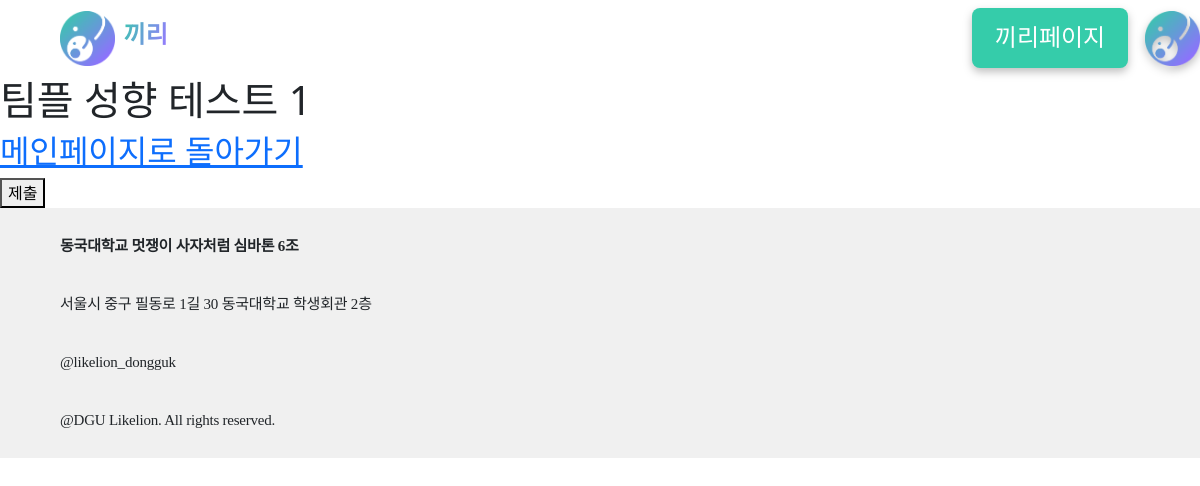
The app's page /teamtest1/ (signed in), older data.
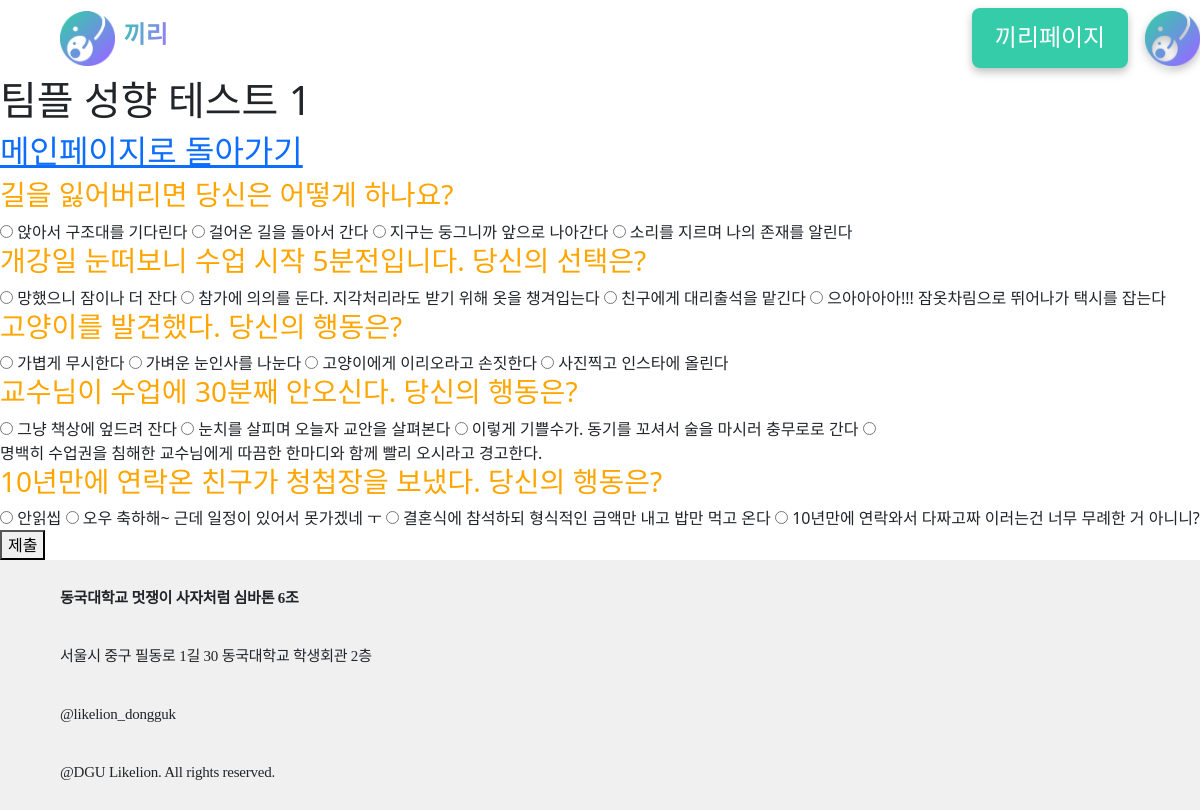
The same page, newer data.
### main/models.py (models this page shows, shortened)
class Question(models.Model):
    question_text = models.CharField(max_length=200)

class Choice(models.Model):
    question = models.ForeignKey(Question, on_delete=models.CASCADE)
    choice_text = models.CharField(max_length=200)
    score = models.IntegerField()

### main/views.py (the view)
# urls.py: path('teamtest1/', teamtest1, name="teamtest1"),
def teamtest1(request):
    if request.method == 'POST':
        scores = {}
        for question in Question.objects.all():
            choice_id = int(request.POST.get(f'question_{question.id}'))
            choice = Choice.objects.get(id=choice_id)
            scores[choice.question.id] = scores.get(choice.question.id, 0) + choice.score
        result = teamtest2(scores)
        test_result = TestResult.objects.create(result_text=result['result_text'], personality_type=result['personality_type'])
        return render(request, 'main/teamtest2.html', {'result': result})
    else:
        questions = Question.objects.all()
        context = {'questions': questions}
        return render(request, 'main/teamtest1.html', context)

### main/templates/main/teamtest1.html (shortened to what this page needs)
{% extends 'base.html' %}
{% load static %}
{% block content %}
<h1>팀플 성향 테스트 1</h1>
<h2><a href = "{% url 'main:mainpage' %}">메인페이지로 돌아가기</a></h2>
<form action="{% url 'main:teamtest1' %}" method="post">
    {% for question in questions %}
        <h3>{{ question.question_text }}</h3>
        {% for choice in question.choice_set.all %}
        <input type="radio" name="question_{{ question.id }}" value="{{ choice.id }}" required>
        <label>{{ choice.choice_text }}</label>
        {% endfor %}
    {% endfor %}
    <button type="submit">제출</button>
</form>
{% endblock %}

### ggiri_pj/templates/base.html (shortened to what this page needs)
<!DOCTYPE html>
{% load static %}
<html lang="ko">
  <head>
    <link
      href="https://cdn.jsdelivr.net/npm/bootstrap@5.1.3/dist/css/bootstrap.min.css"
      rel="stylesheet"
    />
    <link
      rel="stylesheet"
      type="text/css"
      href="{% static 'css/project.css' %}"
    />
    <link
      rel="stylesheet"
      type="text/css"
      href="{% static 'css/firstpage.css' %}"
    />
  </head>
  <body>
    {% include 'shared/_navbar.html' %}
    {% block content %}{% endblock %}
    <div class="footer">
      <section class="item-title">
        동국대학교 멋쟁이 사자처럼 심바톤 6조
      </section>
      <section class="item-content">
        <br />서울시 중구 필동로 1길 30 동국대학교 학생회관 2층<br /><br />@likelion_dongguk<br /><br />@DGU
        Likelion. All rights reserved.
      </section>
    </div>
  </body>
</html>

### ggiri_pj/templates/shared/_navbar.html
<div class="navbar">
  <section class="button0">
    <a class="link1" href="{% url 'main:mainpage' %}"><img src="../../static/images/끼리로고.png" /></a>
    <h1>끼리</h1>
  </section>
  {% if user.is_authenticated %}
    <section class="button1">
      <a class="link1" href="#">끼리페이지</a>
      <img src="../../static/images/끼리로고.png" />
    </section>
  {% endif %}
</div>

### ggiri_pj/static/css/project.css (style rules this page uses)
.footer { width: 100%; height: 250px; background: rgba(217, 217, 217, 0.4); display: flex; flex-direction: column; justify-content: center; padding-left: 5%; }
.item-title { font-family: "Montserrat"; font-style: normal; font-weight: 700; font-size: 15px; line-height: 29px; display: flex; align-items: center; letter-spacing: -0.015em; }
.item-content { font-family: "Montserrat"; font-style: normal; font-weight: 300; font-size: 15px; line-height: 29px; display: flex; align-items: center; letter-spacing: -0.015em; }
.navbar { display: flex; padding-left: 5%; justify-content: space-between; }
.button0 { display: flex; width: 50%; align-items: center; }
.navbar .button0 img { display: flex; width: 55px; height: 55px; left: 92px; top: 16px; }
.navbar .button0 h1 { font-family: "Inter"; font-style: normal; font-weight: 600; font-size: 24px; line-height: 29px; background: linear-gradient(109.12deg, #35ccaa -10.9%, #9779ff 98.02%); -webkit-background-clip: text; -webkit-text-fill-color: transparent; background-clip: text; text-fill-color: transparent; margin-left: 1.5%; }
.button1 { width: 20%; display: flex; justify-content: space-between; align-items: center; }
.navbar .button1 a { filter: drop-shadow(0px 4px 4px rgba(0, 0, 0, 0.25)); background: #35ccaa; border-radius: 8px; font-family: "Noto Sans KR"; font-style: normal; font-weight: 500; font-size: 24px; line-height: 24px; padding: 0% 10%; display: flex; align-items: center; text-align: center; color: #ffffff; text-decoration: none; height: 60px; }
.navbar .button1 img { filter: drop-shadow(0px 4px 4px rgba(0, 0, 0, 0.25)); border: 1px solid linear-gradient(109.12deg, #35ccaa -10.9%, #9779ff 98.02%); display: flex; width: 55px; height: 55px; }
h3 { color: orange; }

Row changes from the older to the newer data that the page shows:
added Question: question_text "길을 잃어버리면 당신은 어떻게 하나요?"
added Choice: choice_text "앉아서 구조대를 기다린다", shown under "길을 잃어버리면 당신은 어떻게 하나요?"
added Choice: choice_text "걸어온 길을 돌아서 간다", shown under "길을 잃어버리면 당신은 어떻게 하나요?"
added Choice: choice_text "지구는 둥그니까 앞으로 나아간다", shown under "길을 잃어버리면 당신은 어떻게 하나요?"
added Choice: choice_text "소리를 지르며 나의 존재를 알린다", shown under "길을 잃어버리면 당신은 어떻게 하나요?"
added Question: question_text "개강일 눈떠보니 수업 시작 5분전입니다. 당신의 선택은?"
added Choice: choice_text "망했으니 잠이나 더 잔다", shown under "개강일 눈떠보니 수업 시작 5분전입니다. 당신의 선택은?"
added Choice: choice_text "참가에 의의를 둔다. 지각처리라도 받기 위해 옷을 챙겨입는다", shown under "개강일 눈떠보니 수업 시작 5분전입니다. 당신의 선택은?"
added Choice: choice_text "친구에게 대리출석을 맡긴다", shown under "개강일 눈떠보니 수업 시작 5분전입니다. 당신의 선택은?"
added Choice: choice_text "으아아아아!!! 잠옷차림으로 뛰어나가 택시를 잡는다", shown under "개강일 눈떠보니 수업 시작 5분전입니다. 당신의 선택은?"
added Question: question_text "고양이를 발견했다. 당신의 행동은?"
added Choice: choice_text "가볍게 무시한다", shown under "고양이를 발견했다. 당신의 행동은?"
added Choice: choice_text "가벼운 눈인사를 나눈다", shown under "고양이를 발견했다. 당신의 행동은?"
added Choice: choice_text "고양이에게 이리오라고 손짓한다", shown under "고양이를 발견했다. 당신의 행동은?"
added Choice: choice_text "사진찍고 인스타에 올린다", shown under "고양이를 발견했다. 당신의 행동은?"
added Question: question_text "교수님이 수업에 30분째 안오신다. 당신의 행동은?"
added Choice: choice_text "그냥 책상에 엎드려 잔다", shown under "교수님이 수업에 30분째 안오신다. 당신의 행동은?"
added Choice: choice_text "눈치를 살피며 오늘자 교안을 살펴본다", shown under "교수님이 수업에 30분째 안오신다. 당신의 행동은?"
added Choice: choice_text "이렇게 기쁠수가. 동기를 꼬셔서 술을 마시러 충무로로 간다", shown under "교수님이 수업에 30분째 안오신다. 당신의 행동은?"
added Choice: choice_text "명백히 수업권을 침해한 교수님에게 따끔한 한마디와 함께 빨리 오시라고 경고한다.", shown under "교수님이 수업에 30분째 안오신다. 당신의 행동은?"
added Question: question_text "10년만에 연락온 친구가 청첩장을 보냈다. 당신의 행동은?"
added Choice: choice_text "안읽씹", shown under "10년만에 연락온 친구가 청첩장을 보냈다. 당신의 행동은?"
added Choice: choice_text "오우 축하해~ 근데 일정이 있어서 못가겠네 ㅜ", shown under "10년만에 연락온 친구가 청첩장을 보냈다. 당신의 행동은?"
added Choice: choice_text "결혼식에 참석하되 형식적인 금액만 내고 밥만 먹고 온다", shown under "10년만에 연락온 친구가 청첩장을 보냈다. 당신의 행동은?"
added Choice: choice_text "10년만에 연락와서 다짜고짜 이러는건 너무 무례한 거 아니니?", shown under "10년만에 연락온 친구가 청첩장을 보냈다. 당신의 행동은?"
